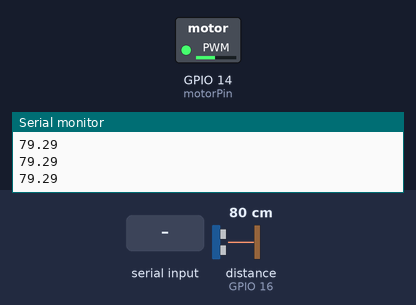
Bench run of a sketch on a simulated ESP32. On the bench: switched loads named in the sketch (green lamp = pin HIGH), the last lines printed to the serial monitor. Wiring (inferred from the names in the program): ultrasonic range finder: trigger GPIO 26; echo GPIO 16. Inputs (shaded band) come from the test bench; at power-on: distance to the obstacle (sensor on GPIO 16) 80 cm. The echo pulse lasts 58.3 µs per cm; pins used as bus, display or sensor lines are not drawn.

Above: at 1.2 s.
1.3 s: "90,45\n" received over Serial
At 1.7 s:
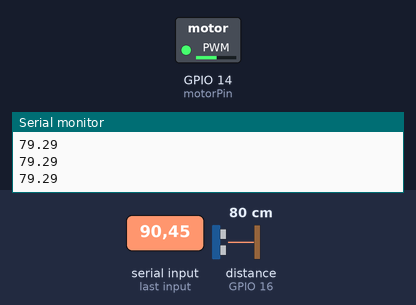
4.3 s: distance to the obstacle (sensor on GPIO 16) set to 2 cm
7.3 s: distance to the obstacle (sensor on GPIO 16) set to 60 cm
10.3 s: "30,150\n" received over Serial
11.8 s: "200\n" received over Serial
At 12.2 s:
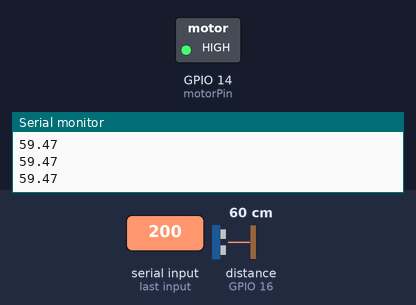
Timing chart, 0 to 14.3 s (numbered marks = the images above; inputs shaded):
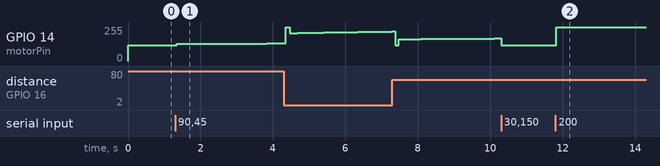

Measured:
- after the input at 1.3 s, GPIO 14 (motorPin): 120/255 → 130/255 after 0.05 s, → 131/255 0.52 s later, → 132/255 2.0 s later
- after the input at 11.8 s, GPIO 14 (motorPin): 120/255 → 255/255 at once

The sketch:

embedded_controller.ino
```cpp
#include <PID_v1.h>

const int trig_pin = 26;
const int echo_pin = 16;
const int motorPin = 14;
int height = 0;            // Desired height (target distance in cm)
float distance_cm;         // Measured distance in cm
double Setpoint, Input, Output; // PID variables

// PID Constants - start with these and tune as necessary
double Kp = 1.0;  // Proportional gain
double Ki = 0.05; // Integral gain
double Kd = 0.1;  // Derivative gain

// Vitesse du son dans l'air
#define SOUND_SPEED 340       // Speed of sound in air in m/s
#define TRIG_PULSE_DURATION_US 10

long ultrason_duration;

// Create the PID instance
PID myPID(&Input, &Output, &Setpoint, Kp, Ki, Kd, DIRECT);

void setup() {
    Serial.begin(115200);
    pinMode(motorPin, OUTPUT);
    pinMode(trig_pin, OUTPUT);  // Configure trig as output
    pinMode(echo_pin, INPUT);   // Configure echo as input

    // Set initial PID parameters
    Setpoint = height;  // Desired height
    myPID.SetMode(AUTOMATIC); // Set PID to automatic mode
    myPID.SetOutputLimits(120, 255); // Constrain PID output to match PWM range
}

void loop() {
    // Prepare the signal for ultrasonic sensor
    digitalWrite(trig_pin, LOW);
    delayMicroseconds(2);
    digitalWrite(trig_pin, HIGH);
    delayMicroseconds(TRIG_PULSE_DURATION_US);
    digitalWrite(trig_pin, LOW);

    // Measure the time of the pulse returned
    ultrason_duration = pulseIn(echo_pin, HIGH);

    // Calculate the distance in cm
    distance_cm = (ultrason_duration * SOUND_SPEED) / (2 * 10000.0); // Convert to cm

    // Print distance to Serial Monitor
    //Serial.print("Distance (cm): ");
    Serial.println(distance_cm);

    // Set PID Input to the measured distance
    Input = distance_cm;

    // Check for input height value from Serial (user input)
    if (Serial.available() > 0) {
        height = Serial.readStringUntil('\n').toInt();  // Read the desired height
        Setpoint = height;                              // Update Setpoint to target height
    }

    // Compute the PID output
    myPID.Compute();

    // Use the PID Output to set the motor speed
    analogWrite(motorPin, Output);

    // Print debugging information
   // Serial.print("Height Setpoint: ");
   // Serial.println(Setpoint);
  //  Serial.print("Measured Distance: ");
 //   Serial.println(Input);
  //  Serial.print("Motor Speed (PID Output): ");
   // Serial.println(Output);

    // Small delay for stability, keep it low to maintain fast response
    delay(5);
}
```
